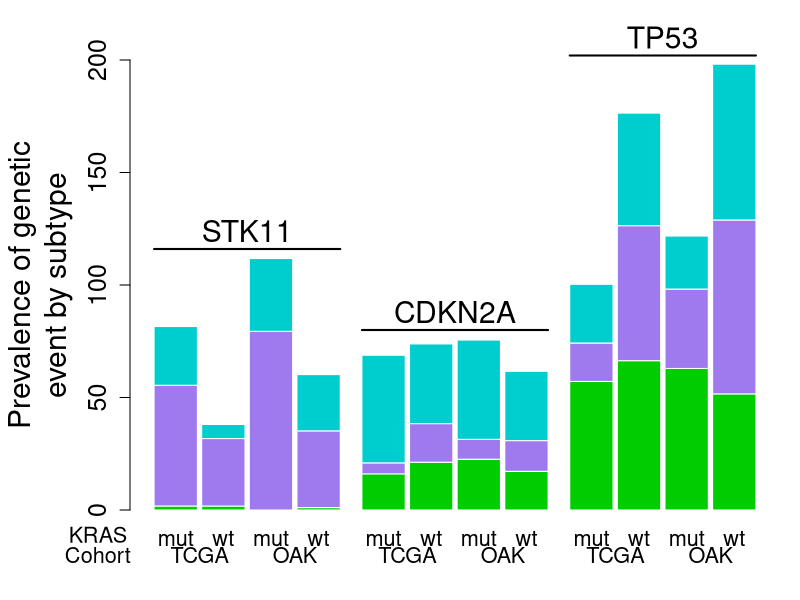

Recreate this plot in R.
data <- read.table("../data/TCGA_KRASmut_subtypes.tsv", sep="\t", header=TRUE, check.names=FALSE)
data <- data[!data$Subtype %in% "unclassified",]
data$Subtype <- factor(data$Subtype, levels=c("MES", "PRO", "MUC"))
prev <- table(data$Subtype, data$STK11_mutation_or_homozygous_loss)
fisher.test(rbind(prev["PRO", ], colSums(prev[c("MUC", "MES"), ])), alternative="greater")$p.value
prev.STK11 <- prop.table(prev, 1)[,"ALT"]*100
prev <- table(data$Subtype, data$CDKN2A_mutation_or_homozygous_loss)
fisher.test(rbind(prev["MUC", ], colSums(prev[c("PRO", "MES"), ])), alternative="greater")$p.value
prev.CDKN2A <- prop.table(prev, 1)[,"ALT"]*100
prev <- table(data$Subtype, data$TP53_mutation_or_homozygous_loss)
fisher.test(rbind(prev["MES", ], colSums(prev[c("MUC", "PRO"), ])), alternative="greater")$p.value
prev.TP53 <- prop.table(prev, 1)[,"ALT"]*100
prev <- table(data$Subtype, data$NKX2.1_amplification)
fisher.test(rbind(prev["MUC", ], colSums(prev[c("PRO", "MES"), ])), alternative="less")$p.value
prev.TCGAmut <- c(prev.STK11, prev.CDKN2A, prev.TP53)

data <- read.table("../data/TCGA_KRASwt_subtypes.tsv", sep="\t", header=TRUE, check.names=FALSE)
data <- data[!data$Subtype %in% "unclassified",]
data$Subtype <- factor(data$Subtype, levels=c("MES", "PRO", "MUC"))
prev <- table(data$Subtype, data$STK11_mutation_or_homozygous_loss)
fisher.test(rbind(prev["PRO", ], colSums(prev[c("MUC", "MES"), ])), alternative="greater")$p.value
prev.STK11 <- prop.table(prev, 1)[,"ALT"]*100
prev <- table(data$Subtype, data$CDKN2A_mutation_or_homozygous_loss)
fisher.test(rbind(prev["MUC", ], colSums(prev[c("PRO", "MES"), ])), alternative="greater")$p.value
prev.CDKN2A <- prop.table(prev, 1)[,"ALT"]*100
prev <- table(data$Subtype, data$TP53_mutation_or_homozygous_loss)
fisher.test(rbind(prev["MES", ], colSums(prev[c("MUC", "PRO"), ])), alternative="greater")$p.value
prev.TP53 <- prop.table(prev, 1)[,"ALT"]*100
prev <- table(data$Subtype, data$NKX2.1_amplification)
fisher.test(rbind(prev["MUC", ], colSums(prev[c("PRO", "MES"), ])), alternative="less")$p.value
prev.TCGAwt <- c(prev.STK11, prev.CDKN2A, prev.TP53)

data <- read.table("../data/OAK_KRASmut_subtypes.tsv", sep="\t", header=TRUE, check.names=FALSE)
data <- data[!data$Subtype %in% "unclassified",]
data$Subtype <- factor(data$Subtype, levels=c("MES", "PRO", "MUC"))
prev <- table(data$Subtype, data$STK11_mutation_or_homozygous_loss)
fisher.test(rbind(prev["PRO", ], colSums(prev[c("MUC", "MES"), ])), alternative="greater")$p.value
prev.STK11 <- prop.table(prev, 1)[,"ALT"]*100
prev <- table(data$Subtype, data$CDKN2A_mutation_or_homozygous_loss)
fisher.test(rbind(prev["MUC", ], colSums(prev[c("PRO", "MES"), ])), alternative="greater")$p.value
prev.CDKN2A <- prop.table(prev, 1)[,"ALT"]*100
prev <- table(data$Subtype, data$TP53_mutation_or_homozygous_loss)
fisher.test(rbind(prev["MES", ], colSums(prev[c("MUC", "PRO"), ])), alternative="greater")$p.value
prev.TP53 <- prop.table(prev, 1)[,"ALT"]*100
prev <- table(data$Subtype, data$NKX2.1_amplification)
fisher.test(rbind(prev["MUC", ], colSums(prev[c("PRO", "MES"), ])), alternative="less")$p.value
prev.OAKmut <- c(prev.STK11, prev.CDKN2A, prev.TP53)

data <- read.table("../data/OAK_KRASwt_subtypes.tsv", sep="\t", header=TRUE, check.names=FALSE)
data <- data[!data$Subtype %in% "unclassified",]
data$Subtype <- factor(data$Subtype, levels=c("MES", "PRO", "MUC"))
prev <- table(data$Subtype, data$STK11_mutation_or_homozygous_loss)
fisher.test(rbind(prev["PRO", ], colSums(prev[c("MUC", "MES"), ])), alternative="greater")$p.value
prev.STK11 <- prop.table(prev, 1)[,"ALT"]*100
prev <- table(data$Subtype, data$CDKN2A_mutation_or_homozygous_loss)
fisher.test(rbind(prev["MUC", ], colSums(prev[c("PRO", "MES"), ])), alternative="greater")$p.value
prev.CDKN2A <- prop.table(prev, 1)[,"ALT"]*100
prev <- table(data$Subtype, data$TP53_mutation_or_homozygous_loss)
fisher.test(rbind(prev["MES", ], colSums(prev[c("MUC", "PRO"), ])), alternative="greater")$p.value
prev.TP53 <- prop.table(prev, 1)[,"ALT"]*100
prev <- table(data$Subtype, data$NKX2.1_amplification)
fisher.test(rbind(prev["MUC", ], colSums(prev[c("PRO", "MES"), ])), alternative="less")$p.value
prev.OAKwt <- c(prev.STK11, prev.CDKN2A, prev.TP53)

prev <- rbind(prev.TCGAmut[1:3], prev.TCGAwt[1:3], prev.OAKmut[1:3], prev.OAKwt[1:3],
					prev.TCGAmut[4:6], prev.TCGAwt[4:6], prev.OAKmut[4:6], prev.OAKwt[4:6],	
					prev.TCGAmut[7:9], prev.TCGAwt[7:9], prev.OAKmut[7:9], prev.OAKwt[7:9])
rownames(prev) <- rep(c("mut", "wt", "mut", "wt"),3)
prev <- t(prev)

pdf("../figures/Fig1_TCGAOAK_GeneticEnrichment_PerKRASstatus.pdf", width=8.5, height=6.5)
par(mar=c(4.5, 6.5, 3, 1), xpd=TRUE)
bp <- barplot(prev, xlab="", ylab="Prevalence of genetic\nevent by subtype", col=c("green3", "mediumpurple2", "cyan3"), 
			cex.axis=1.5, cex.lab=1.8, cex.names=1.3, ylim=c(0,200), border=FALSE, space=c(rep(0.1,4),0.5,rep(0.1,3),0.5,rep(0.1,3)))
text(x=(bp[1]+bp[2])/2, y=-20, labels="TCGA", cex=1.3)
text(x=(bp[3]+bp[4])/2, y=-20, labels="OAK", cex=1.3)
text(x=(bp[5]+bp[6])/2, y=-20, labels="TCGA", cex=1.3)
text(x=(bp[7]+bp[8])/2, y=-20, labels="OAK", cex=1.3)
text(x=(bp[9]+bp[10])/2, y=-20, labels="TCGA", cex=1.3)
text(x=(bp[11]+bp[12])/2, y=-20, labels="OAK", cex=1.3)

lines(x=c(bp[1]-0.5,bp[4]+0.5), y=rep(116,2), lwd=2)
text(x=(bp[1]+bp[4])/2, y=124, labels="STK11", cex=1.8)
lines(x=c(bp[5]-0.5,bp[8]+0.5), y=rep(80,2), lwd=2)
text(x=(bp[5]+bp[8])/2, y=88, labels="CDKN2A", cex=1.8)
lines(x=c(bp[9]-0.5,bp[12]+0.5), y=rep(202,2), lwd=2)
text(x=(bp[9]+bp[12])/2, y=210, labels="TP53", cex=1.8)
text(x=-1.2, y=-11, labels="KRAS", cex=1.3)
text(x=-1.2, y=-20, labels="Cohort", cex=1.3)
dev.off()
